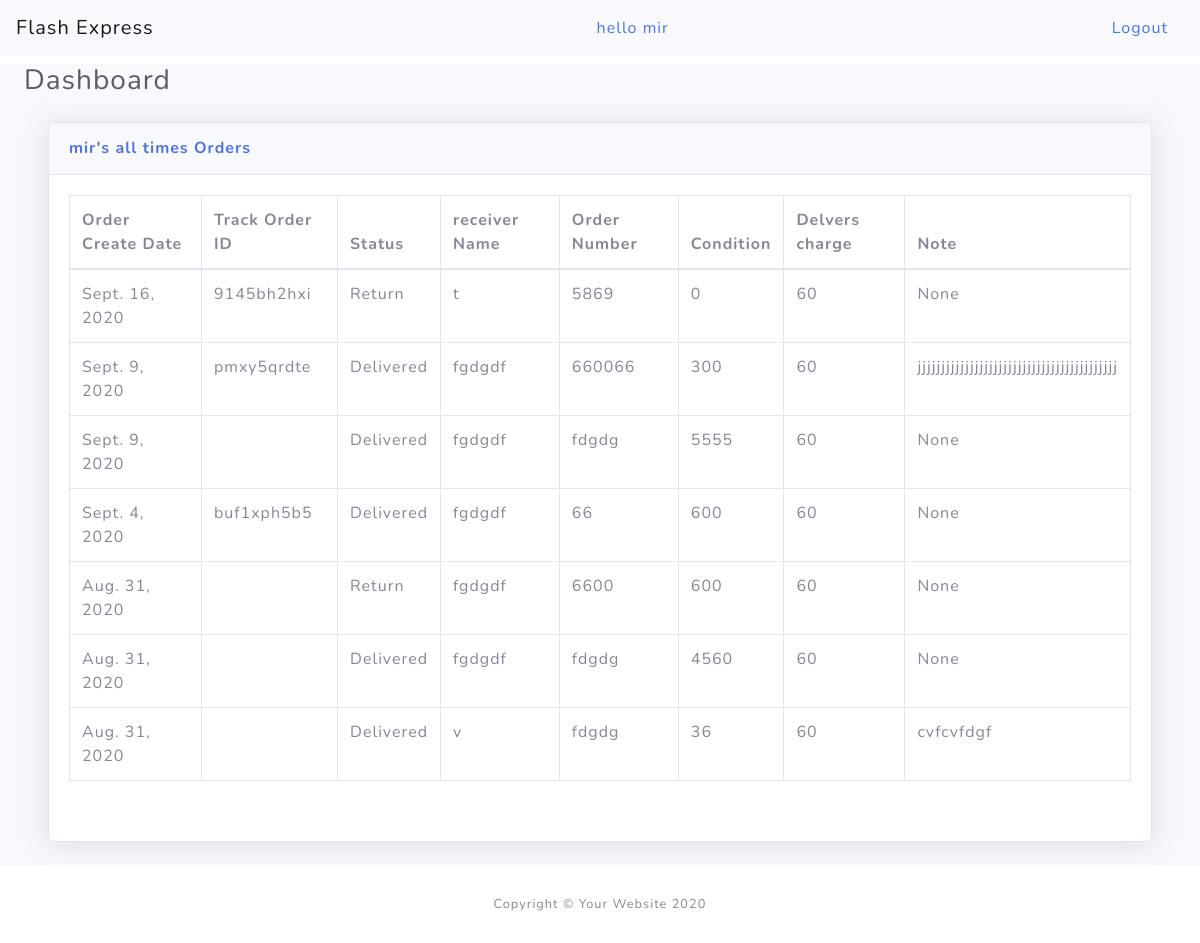
The page /account/all_order_user (signed in) on the database its author committed.
### account/models.py (models this page shows)
class Order(models.Model):
    STATUS = (
        ('Return', 'Return'),
        ('Out for delivery', 'Out for delivery'),
        ('Delivered', 'Delivered'),
        ('new order', 'new order'),
        ('hold', 'hold'),
        )
    order_id= models.CharField(max_length=120, blank= True)
    user = models.ForeignKey(User,on_delete=models.CASCADE, null=True, blank=True)
    date_created = models.DateTimeField(auto_now_add=True, null=True)
    status = models.CharField(max_length=200, null=True , choices=STATUS, default='new order',blank=True)
    note = models.CharField(max_length=1000, null=True,blank=True)
    receiver_name= models.CharField(max_length=100)
    receiver_address= models.CharField(max_length=200)
    receiver_phone = models.CharField(max_length=50)
    order_number = models.CharField(max_length=50)
    condition= models.IntegerField(blank=True,default=0,null=True)
    order_date1 = models.DateField(auto_now_add=True,null=True)
    delivery_cost = models.IntegerField(default=60,null=True,blank=True)

### account/views.py (the view)
# urls.py: path('all_order_user',views.all_order_user, name='all_order_user'),
@login_required(login_url ='singin')
def all_order_user(request):
    name = request.user
    header_name = '\'s all times Orders'
    order = Order.objects.filter(user=request.user.id)
    all_order = order.exclude(status='new order').order_by('-order_date1')
    context={'all_order':all_order,'header_name':header_name, 'name':name}
    return render (request,'old_percel_user.html',context)

### templates/old_percel_user.html (shortened to what this page needs)
{% load static %}
<!DOCTYPE html>
<html lang="en">
    <head>
        <link href="{% static 'css/styles.css'%}" rel="stylesheet" />
        <link href="{% static 'vendor/fontawesome-free/css/all.min.css'%}" rel="stylesheet" type="text/css">
        <link href="{% static 'css/sb-admin-2.min.css'%}" rel="stylesheet">
        <link href="{% static 'css/sb-admin-2.min.css'%}" rel="stylesheet">
    </head>
<body id="page-top">
  <div id="wrapper">
    <div class="wrapper">
      <nav class="navbar fixed-top navbar-light bg-light">
           <a class="navbar-brand" href="#">Flash Express</a>
           <a class="nav-link inline my-2 my-lg-0" href="#">hello {{request.user}}</a>
          <a class="nav-link inline my-2 my-lg-0" href="{% url 'logoutUser' %}" tabindex="-1" aria-disabled="true">Logout</a>
      </nav>
    </div>
    <div id="content-wrapper" class="d-flex flex-column">
      <div id="content">
        <div class="container-fluid">
          <div class="d-sm-flex align-items-center justify-content-between mb-4">
            <a href="{% url "dashboard" %}">
            <h1 class="h3 mb-0 text-gray-800">Dashboard</h1>
          </a>
          </div>
          <div class="container-fluid">
            <div class="card shadow mb-4">
                            <div class="card-header py-3">
                <h6 class="m-0 font-weight-bold text-primary">{{name}}{{header_name}}</h6>
              </div>
              <div class="card-body">
                <div class="table-responsive">
                  <table class="table table-bordered" id="dataTable" width="100%" cellspacing="0">
                    <thead>
                      <tr>
                        <th>Order Create Date</th>
                        <th>Track Order ID</th>
                        <th>Status</th>
                        <th>receiver Name</th>
                        <th> Order Number</th>
                        <th>Condition</th>
                        <th>Delvers charge</th>
                        <th>Note</th>
                      </tr>
                    </thead>
                    <tbody>
                      {% for ord in all_order %}
                      <tr>
                        <td>{{ord.order_date1}}</td>
                        <td>{{ord.order_id}}</td>
                        <td>{{ord.status}}</td>
                        <td>{{ord.receiver_name}}</td>
                        <td>
                        {{ord.order_number}}
                        </td>
                        <td>{{ord.condition}}</td>
                        <td>{{ord.delivery_cost}}</td>
                        <td>{{ord.note}}</td>
                      </tr>
                      {% endfor %}
                    </tbody>
                  </table>
                </div>
                <br>
              </div>
            </div>
          </div>
        </div>
      </div>
      <footer class="sticky-footer bg-white">
        <div class="container my-auto">
          <div class="copyright text-center my-auto">
            <span>Copyright &copy; Your Website 2020</span>
          </div>
        </div>
      </footer>
    </div>
  </div>
</body>
</html>

### rows shown on the page
Order: order_date1 "Sept. 16, 2020", order_id "9145bh2hxi", status "Return", receiver_name "t", order_number "5869", condition "0", delivery_cost "60", note "None"
Order: order_date1 "Sept. 9, 2020", order_id "pmxy5qrdte", status "Delivered", receiver_name "fgdgdf", order_number "660066", condition "300", delivery_cost "60", note "jjjjjjjjjjjjjjjjjjjjjjjjjjjjjjjjjjjjjjjjjj"
Order: order_date1 "Sept. 9, 2020", status "Delivered", receiver_name "fgdgdf", order_number "fdgdg", condition "5555", delivery_cost "60", note "None"
Order: order_date1 "Sept. 4, 2020", order_id "buf1xph5b5", status "Delivered", receiver_name "fgdgdf", order_number "66", condition "600", delivery_cost "60", note "None"
Order: order_date1 "Aug. 31, 2020", status "Return", receiver_name "fgdgdf", order_number "6600", condition "600", delivery_cost "60", note "None"
Order: order_date1 "Aug. 31, 2020", status "Delivered", receiver_name "fgdgdf", order_number "fdgdg", condition "4560", delivery_cost "60", note "None"
Order: order_date1 "Aug. 31, 2020", status "Delivered", receiver_name "v", order_number "fdgdg", condition "36", delivery_cost "60", note "cvfcvfdgf"

### other values the page prints
{{ request.user }} "mir"
{{ name }} "mir"
{{ header_name }} "'s all times Orders"
